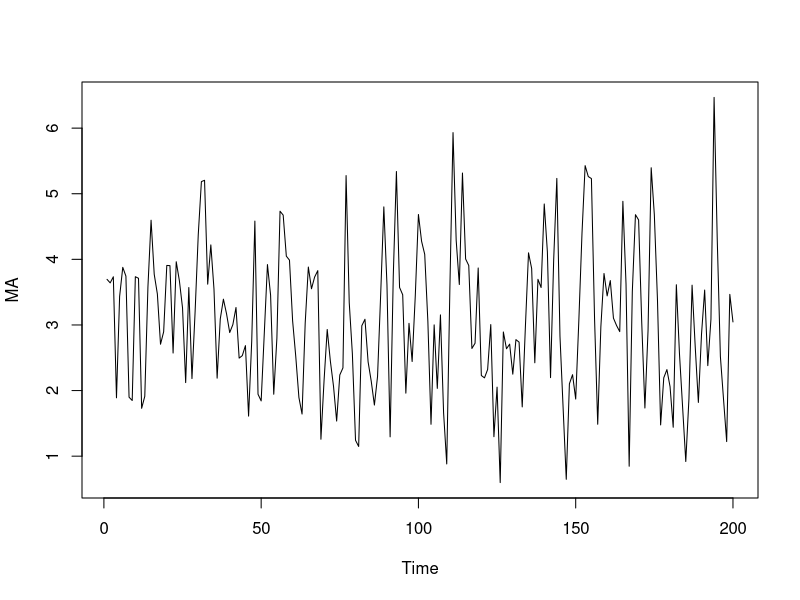

Source code (R):
## ---- chunk 1
library(tidyverse)
rnorm(100)

MA_mean = 2
MA_weight = 0.5
# Generate and plot an MA(1) with parameter .9 
# MA <- arima.sim(model=list(order = c(0,0,1), ma = MA_weight), n = 200, mean = MA_mean,
#                rand.gen = rnorm, sd = 40)
MA <- arima.sim(model=list(order = c(0,0,1), ma = MA_weight), n = 200, mean = MA_mean)
ts.plot(MA)

